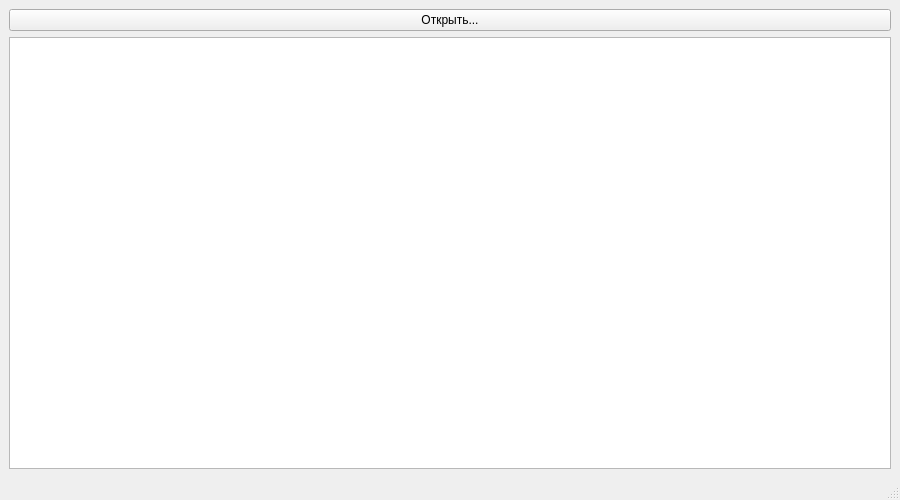
<?xml version="1.0" encoding="UTF-8"?>
<ui version="4.0">
 <class>MainWindow</class>
 <widget class="QMainWindow" name="MainWindow">
  <property name="geometry">
   <rect>
    <x>0</x>
    <y>0</y>
    <width>900</width>
    <height>500</height>
   </rect>
  </property>
  <property name="windowTitle">
   <string>Банковские транзакции — вариант 2</string>
  </property>
  <widget class="QWidget" name="centralwidget">
   <layout class="QVBoxLayout" name="verticalLayout">
    <!-- Кнопка "Открыть" -->
    <item>
     <widget class="QPushButton" name="openButton">
      <property name="text">
       <string>Открыть...</string>
      </property>
     </widget>
    </item>
    <!-- Таблица с данными -->
    <item>
     <widget class="QTableWidget" name="tableWidget">
      <property name="editTriggers">
       <set>QAbstractItemView::NoEditTriggers</set>
      </property>
      <property name="selectionBehavior">
       <enum>QAbstractItemView::SelectRows</enum>
      </property>
      <property name="alternatingRowColors">
       <bool>true</bool>
      </property>
     </widget>
    </item>
   </layout>
  </widget>
  <widget class="QMenuBar" name="menubar">
   <property name="geometry">
    <rect>
     <x>0</x>
     <y>0</y>
     <width>900</width>
     <height>22</height>
    </rect>
   </property>
  </widget>
  <widget class="QStatusBar" name="statusbar"/>
 </widget>
 <resources/>
 <connections/>
</ui>
